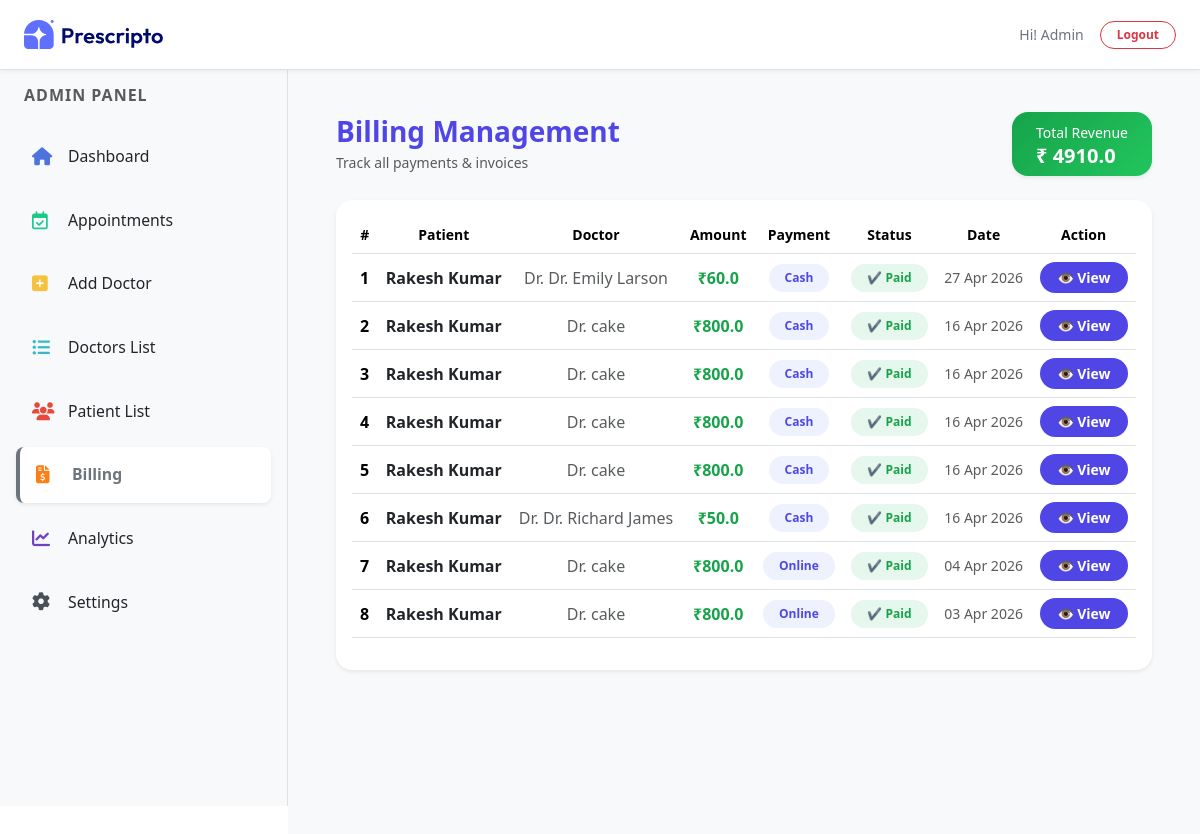
/billing/ (signed in), run on an earlier commit of the app's database.
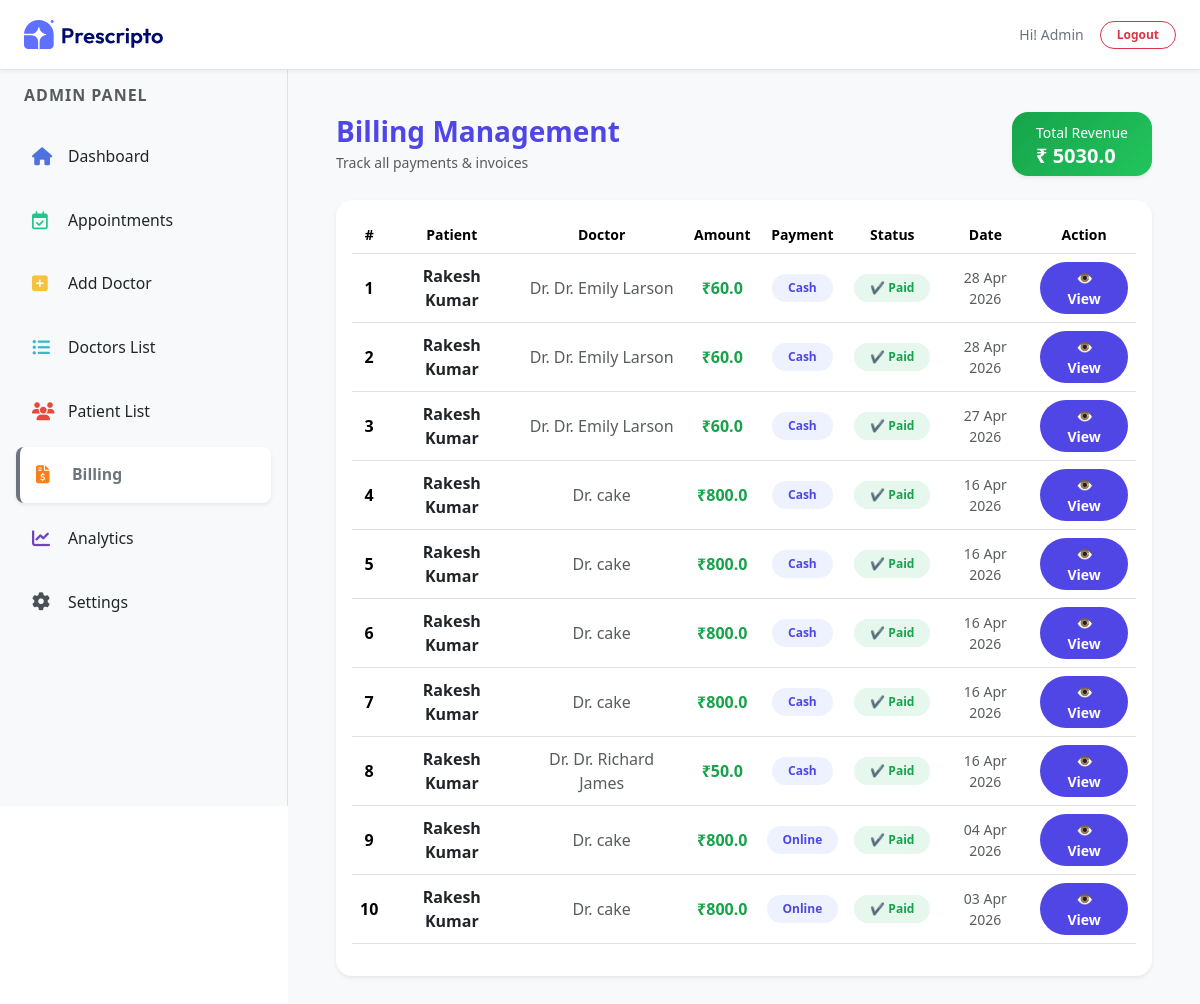
And on a later commit of the database.
### appointment/models.py (models this page shows, shortened)
class Billing(models.Model):
    PAYMENT_STATUS = (
        ('Paid', 'Paid'),
        ('Unpaid', 'Unpaid'),
    )
    appointment = models.OneToOneField(Appointment, on_delete=models.CASCADE)
    amount = models.FloatField()
    payment_status = models.CharField(max_length=10, choices=PAYMENT_STATUS, default='Unpaid')
    created_at = models.DateTimeField(auto_now_add=True)

class Appointment(models.Model):
    STATUS_CHOICES = (
        ('Pending', 'Pending'),
        ('Approved', 'Approved'),
        ('Cancelled', 'Cancelled'),
    )
    PAYMENT_METHOD = (
        ('Cash', 'Cash'),
        ('Online', 'Online'),
    )
    user = models.ForeignKey(
        Patients,
        on_delete=models.CASCADE,
        related_name='appointments'
    )
    doctor = models.ForeignKey(Doctor, on_delete=models.CASCADE)
    appointment_date = models.DateField()
    appointment_time = models.TimeField()
    status = models.CharField(max_length=10, choices=STATUS_CHOICES, default='Pending')
    payment_method = models.CharField(max_length=10, choices=PAYMENT_METHOD, default='Cash')
    is_billed = models.BooleanField(default=False)
    created_at = models.DateTimeField(auto_now_add=True)

class Patients(models.Model):
    username = models.CharField(max_length=100)
    email = models.EmailField()
    password = models.CharField(max_length=100)
    phone = models.CharField(max_length=15, blank=True)
    city = models.CharField(max_length=100, blank=True)
    address = models.TextField(blank=True)
    profile_image = CloudinaryField('image', folder='patients_image')

class Doctor(models.Model):
    image = CloudinaryField('image', folder='doctor_image')
    name = models.CharField(max_length=100)
    email = models.EmailField()
    username = models.CharField(max_length=255, unique=True)
    password = models.CharField(max_length=100)
    experience = models.IntegerField()
    fees = models.FloatField()
    category = models.ForeignKey(Category, on_delete=models.CASCADE)
    degree = models.CharField(max_length=50)
    about = models.TextField()
    address = models.TextField()
    available = models.BooleanField(default=True)

### appointment/views.py (the view)
# urls.py: path('billing/', views.billing, name='billing'),
@login_required(login_url='/dash_login')
@staff_member_required
def billing(request):
    bills = Billing.objects.select_related(
        'appointment__user',
        'appointment__doctor'
    ).order_by('-created_at')
    total_revenue = bills.filter(
        payment_status='Paid'
    ).aggregate(total=Sum('amount'))['total'] or 0
    context = {
        'bills': bills,
        'total_revenue': total_revenue,
        'action': 'billing',
        "role": "admin"
    }
    return render(request, 'dashboard/billing.html', context)

### templates/dashboard/billing.html (shortened to what this page needs)
{% extends "dashboard/layout.html" %}
{% load static %}
{% block contant %}
<section class="p-5 bg-light" style="width: 100%; min-height:100vh; margin-top: 64px; margin-left: 18rem; padding: 20px;">
    <div class="d-flex justify-content-between align-items-center mb-4" data-aos="fade-down">
        <div>
            <h3 class="fw-bold mb-1" style="color:#4f46e5;">Billing Management</h3>
            <p class="text-muted small mb-0">Track all payments & invoices</p>
        </div>
        <div class="px-4 py-2 rounded-4 text-white shadow-sm"
            style="background: linear-gradient(135deg,#16a34a,#22c55e);">
            <small>Total Revenue</small>
            <h5 class="mb-0 fw-bold">₹ {{ total_revenue|default:"0" }}</h5>
        </div>
    </div>
    <div class="bg-white rounded-4 shadow-sm p-3" data-aos="fade-up">
        <div class="table-responsive">
            <table class="table align-middle text-center">
                <thead style="background:#f1f5f9;">
                    <tr class="text-secondary small">
                        <th>#</th>
                        <th>Patient</th>
                        <th>Doctor</th>
                        <th>Amount</th>
                        <th>Payment</th>
                        <th>Status</th>
                        <th>Date</th>
                        <th>Action</th>
                    </tr>
                </thead>
                <tbody>
                    {% for bill in bills %}
                    <tr style="transition:0.3s;"
                        onmouseover="this.style.background='#f9fafb'"
                        onmouseout="this.style.background=''">
                        <td class="fw-semibold">{{ forloop.counter }}</td>
                        <td class="fw-semibold text-dark">
                            {{ bill.appointment.user.username }}
                        </td>
                        <td class="text-muted">
                            Dr. {{ bill.appointment.doctor.name }}
                        </td>
                        <td class="fw-bold" style="color:#16a34a;">
                            ₹{{ bill.amount }}
                        </td>
                        <td>
                            <span class="badge px-3 py-2 rounded-pill"
                                style="background:#eef2ff; color:#4f46e5;">
                                {{ bill.appointment.payment_method }}
                            </span>
                        </td>
                        <td>
                            {% if bill.payment_status == 'Paid' %}
                                <span class="badge px-3 py-2 rounded-pill"
                                    style="background:#e6f7ee; color:#16a34a;">
                                    ✔ Paid
                                </span>
                            {% else %}
                                <span class="badge px-3 py-2 rounded-pill"
                                    style="background:#ffeaea; color:#dc2626;">
                                    ✖ Unpaid
                                </span>
                            {% endif %}
                        </td>
                        <td class="text-muted small">
                            {{ bill.created_at|date:"d M Y" }}
                        </td>
                        <td>
                            <a href="{% url 'billing_invoice' bill.id %}"
                                class="btn btn-sm rounded-pill px-3 fw-semibold"
                                style="background:#4f46e5; color:white; transition:0.3s;"
                                onmouseover="this.style.background='#4338ca'"
                                onmouseout="this.style.background='#4f46e5'" target="_blank">
                                👁 View
                            </a>
                        </td>
                    </tr>
                    {% endfor %}
                </tbody>
            </table>
        </div>
    </div>
</section>
{% endblock contant %}

### templates/dashboard/layout.html (shortened to what this page needs)
<!DOCTYPE html>
<html lang="en">
<head>
    <link href="https://cdn.jsdelivr.net/npm/bootstrap@5.3.3/dist/css/bootstrap.min.css" rel="stylesheet" />
    <link href="https://cdnjs.cloudflare.com/ajax/libs/font-awesome/5.15.3/css/all.min.css" rel="stylesheet" />
    <link rel="stylesheet" href="https://cdnjs.cloudflare.com/ajax/libs/font-awesome/6.7.2/css/all.min.css" />
    <link href="https://unpkg.com/aos@2.3.4/dist/aos.css" rel="stylesheet">
</head>
    {% load static %}
    <body>
        <header class="d-flex justify-content-between align-items-center border-bottom bg-white px-4"
                style="height: 70px; position: fixed; top: 0; width: 100%; z-index: 1050; box-shadow: 0 2px 4px rgba(0,0,0,0.05);">
            <div class="d-flex align-items-center">
                <a href="{% url 'dash_admin' %}">
                    <img src="{% static 'assets/assets_frontend/logo.svg' %}" alt="Logo" style="width: 140px;">
                </a>
            </div>
            <div class="d-flex align-items-center gap-3 text-secondary small">
                {% if role == 'admin' %}
                    <span class="text-capitalize fw-medium">Hi! {{ request.session.username }}</span>
                {% else %}
                    <span class="fw-medium">Hi! {{ doctor.name }}</span>
                {% endif %}
                <a href="{% url 'dash_logout' %}" class="btn btn-outline-danger btn-sm rounded-pill px-3 py-1 fw-bold" style="font-size: 12px;">Logout</a>
            </div>
        </header>
        <main class="d-flex" style="min-height: calc(100vh - 64px);">
            {% if role == 'admin' %}
                <nav id="sidebar" class="border-end bg-light p-3"
                    style="width: 18rem; height: calc(100vh - 64px); position: fixed; top: 70px; left: 0; z-index: 1000; overflow-y: auto;">
                    <div class="mb-4 ps-2">
                        <h6 class="text-uppercase text-muted fw-bold" style="letter-spacing: 1px; font-size: 1rem;">Admin Panel</h6>
                    </div>
                    <a href="{% url 'dash_admin' %}"
                    class="nav-link d-flex align-items-center gap-3 p-3 rounded-3 mb-2 {% if action == 'admin' %}bg-white shadow-sm border-start border-4 border-primary fw-bold text-primary{% else %}text-dark{% endif %}"
                    style="transition: 0.3s; font-size: 18px; text-decoration: none;">
                        <i class="fa-solid fa-house" style="color: #4e73df; width: 20px;"></i>
                        <span class="small">Dashboard</span>
                    </a>
                    <a href="{% url 'appointments' %}"
                    class="nav-link d-flex align-items-center gap-3 p-3 rounded-3 mb-2 {% if action == 'appointments' %}bg-white shadow-sm border-start border-4 border-success fw-bold text-success{% else %}text-dark{% endif %}"
                    style="transition: 0.3s; font-size: 18px; text-decoration: none;">
                        <i class="fa-regular fa-calendar-check" style="color: #1cc88a; width: 20px;"></i>
                        <span class="small">Appointments</span>
                    </a>
                    <a href="{% url 'add_doctor' %}"
                    class="nav-link d-flex align-items-center gap-3 p-3 rounded-3 mb-2 {% if action == 'add_doctor' %}bg-white shadow-sm border-start border-4 border-warning fw-bold text-warning{% else %}text-dark{% endif %}"
                    style="transition: 0.3s; font-size: 18px; text-decoration: none;">
                        <i class="fas fa-plus-square" style="color: #f6c23e; width: 20px;"></i>
                        <span class="small">Add Doctor</span>
                    </a>
                    <a href="{% url 'doctor_list' %}"
                    class="nav-link d-flex align-items-center gap-3 p-3 rounded-3 mb-2 {% if action == 'doctor_list' %}bg-white shadow-sm border-start border-4 border-info fw-bold text-info{% else %}text-dark{% endif %}"
                    style="transition: 0.3s; font-size: 18px; text-decoration: none;">
                        <i class="fas fa-list-ul" style="color: #36b9cc; width: 20px;"></i>
                        <span class="small">Doctors List</span>
                    </a>
                    <a href="{% url 'patient_list' %}"
                    class="nav-link d-flex align-items-center gap-3 p-3 rounded-3 mb-2 {% if action == 'patient_list' %}bg-white shadow-sm border-start border-4 border-danger fw-bold text-danger{% else %}text-dark{% endif %}"
                    style="transition: 0.3s; font-size: 18px; text-decoration: none;">
                        <i class="fa-solid fa-users" style="color: #e74a3b; width: 20px;"></i>
                        <span class="small">Patient List</span>
                    </a>
                    <a href="{% url 'billing' %}"
                    class="nav-link d-flex align-items-center gap-3 p-3 rounded-3 mb-2 {% if action == 'billing' %}bg-white shadow-sm border-start border-4 border-secondary fw-bold text-secondary{% else %}text-dark{% endif %}"
                    style="transition: 0.3s; font-size: 18px; text-decoration: none;">
                        <i class="fa-solid fa-file-invoice-dollar" style="color: #fd7e14; width: 20px;"></i>
                        <span class="small">Billing</span>
                    </a>
                    <a href="{% url 'analytics' %}"
                    class="nav-link d-flex align-items-center gap-3 p-3 rounded-3 mb-2 {% if action == 'analytics' %}bg-white shadow-sm border-start border-4 border-dark fw-bold text-dark{% else %}text-dark{% endif %}"
                    style="transition: 0.3s; font-size: 18px; text-decoration: none;">
                        <i class="fa-solid fa-chart-line" style="color: #6f42c1; width: 20px;"></i>
                        <span class="small">Analytics</span>
                    </a>
                    <a href="{% url 'settings' %}"
                    class="nav-link d-flex align-items-center gap-3 p-3 rounded-3 mb-2 {% if action == 'settings' %}bg-white shadow-sm border-start border-4 border-secondary fw-bold text-secondary{% else %}text-dark{% endif %}"
                    style="transition: 0.3s; font-size: 18px; text-decoration: none;">
                        <i class="fa-solid fa-gear" style="color: #495057; width: 20px;"></i>
                        <span class="small">Settings</span>
                    </a>
                </nav>
            {% endif %}
            {% block contant %}
            {% endblock %}
        </main>
    </body>
</html>

What changed in the data, as far as the page shows it:
added Billing: appointment.user.username "Rakesh Kumar", appointment.doctor.name "Dr. Emily Larson", amount "60.0", appointment.payment_method "Cash", payment_status "✔ Paid", created_at "28 Apr 2026"
added Billing: appointment.user.username "Rakesh Kumar", appointment.doctor.name "Dr. Emily Larson", amount "60.0", appointment.payment_method "Cash", payment_status "✔ Paid", created_at "28 Apr 2026"
Also different on the page:
{{ total_revenue|default:"0" }}: "4910.0" → "5030.0"
